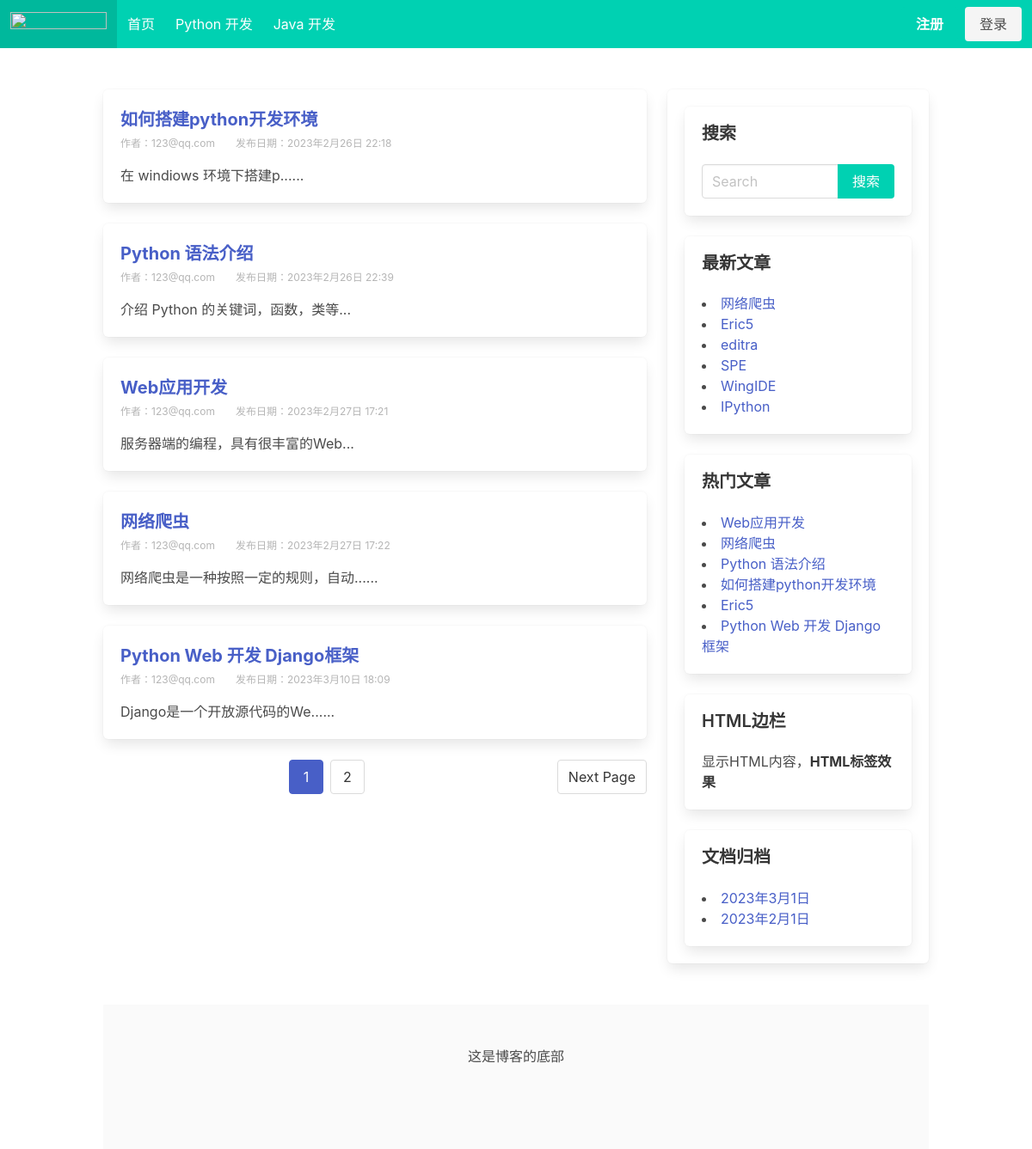
Page /category/1/ on the committed database.
### blog/models.py (models this page shows, shortened)
class Category(models.Model):
    name = models.CharField(max_length=32, verbose_name='分类名称')
    desc = models.TextField(max_length=200,blank=True,default='', verbose_name='分类描述')
    add_date = models.DateTimeField(auto_now_add=True, verbose_name='添加时间')
    pub_date = models.DateTimeField( auto_now=True, verbose_name='修改时间')
    class Meta:
        verbose_name = '博客分类'
        verbose_name_plural = verbose_name

class Post(models.Model):
    title = models.CharField(max_length=32, verbose_name='文章标题')
    desc = models.TextField(max_length=200,blank=True,default='', verbose_name='文章描述')
    content = models.TextField(verbose_name='文章详情')
    category = models.ForeignKey(Category, on_delete=models.CASCADE,verbose_name='分类')
    tags = models.ForeignKey(Tag, blank=True,null=True, on_delete=models.CASCADE,verbose_name='文章标签')
    owner = models.ForeignKey(User, on_delete=models.CASCADE,verbose_name='作者')
    is_hot = models.BooleanField(default=False, verbose_name='是否热门')
    pv = models.IntegerField(default=0, verbose_name='浏览量')
    add_date = models.DateTimeField(auto_now_add=True, verbose_name='添加时间')
    pub_date = models.DateTimeField( auto_now=True, verbose_name='修改时间')
    class Meta:
        verbose_name = '文章'
        verbose_name_plural = verbose_name

class Sidebar(models.Model):
    STATUS = (
        (1,'隐藏'),
        (2,'展示')
    )
    DISPLAY_TYPE = (
        (1,'搜索'),
        (2,'最新文章'),
        (3,'最热文章'),
        (4,'最近评论'),
        (5,'文章归档'),
        (6,'HTML'),
    )
    title = models.CharField(max_length=50,verbose_name="标题")
    display_type = models.PositiveIntegerField(default=1,choices=DISPLAY_TYPE, verbose_name="展示类型")
    content = models.CharField(max_length=500,blank=True,default='', verbose_name="内容", help_text="如果设置的不是 HTML 类型，可为空")
    sort = models.PositiveIntegerField(default=1, verbose_name="排序", help_text="序号越打越靠前")
    status = models.PositiveIntegerField(default=2,choices=STATUS ,verbose_name="状态")
    add_date = models.DateTimeField(auto_now_add=True,verbose_name="创建时间")
    class Meta:
        verbose_name = "侧边栏"
        verbose_name_plural = verbose_name
        ordering = ['-sort']
    @classmethod    #类方法装饰器，在这个就变成了类的一个方法，可以调用
    def get_sidebar(cls):
        return cls.objects.filter(status=2) # 查询所有允许展示的模块
    @property   #
    def get_content(self):
        if self.display_type == 1:  #搜索
            context = {
            }
            return render_to_string('blog/sidebar/search.html', context=context)
        elif self.display_type == 2:    #最新文章
            context = {
            }
            return render_to_string('blog/sidebar/new_post.html',context=context)
        elif self.display_type == 3:
            context = {
            }
            return render_to_string('blog/sidebar/hot_post.html',context=context)
        elif self.display_type == 4:
            context = {
            }
            return render_to_string('blog/sidebar/comment_post.html',context=context)
        elif self.display_type == 5:
            context = {
            }
            return render_to_string('blog/sidebar/archives_post.html',context=context)
        elif self.display_type == 6:
            return self.content

### blog/views.py (the view)
# urls.py: path('category/<int:category_id>/', views.category_list, name='category_list'),
def category_list(request,category_id):
    category = get_object_or_404(Category,id=category_id)
    posts = category.post_set.all()
    paginator = Paginator(posts,5)   #第二个参数2代表每页显示几条数据
    page_number = request.GET.get('page')   #page=1页码
    page_obj = paginator.get_page(page_number)
    context = {'category': category,'page_obj':page_obj}
    return render(request, 'blog/list.html',context)

### blog/templatetags/blog_category.py (called while the page is built)
@register.simple_tag
def get_category_list():
    return Category.objects.all()

@register.simple_tag
def get_sidebar_list():
    return Sidebar.get_sidebar()

@register.simple_tag
def get_new_post():
    return Post.objects.order_by('-pub_date')[:6]

@register.simple_tag
def get_hot_pv_post():
    return Post.objects.order_by('-pv')[:6]

@register.simple_tag
def get_archives():
    return Post.objects.dates('add_date', 'month', order='DESC')[:6]    #dates的查询方法，返回日期字段的对应年，月，日

### blog/templates/blog/list.html
{% extends 'blog/base.html' %}

### blog/templates/blog/base.html (shortened to what this page needs)
<!DOCTYPE html>
{% load static blog_category %}
<html lang="en">
<head>
    <link rel="stylesheet" href="{% static 'users/bulma.css' %}">
    <link rel="stylesheet" href="https://cdn.jsdelivr.net/npm/bulma@0.9.4/css/bulma.min.css">
</head>
<body>
    <nav class="navbar is-primary" role="navigation" aria-label="main navigation">
        <div class="navbar-brand">
          <a class="navbar-item" href="https://bulma.io">
            <img src="https://bulma.io/images/bulma-logo.png" width="112" height="28">
          </a>
        </div>
        <div id="navbarBasicExample" class="navbar-menu">
          <div class="navbar-start">
            {% block navbar-start %}
            <a class="navbar-item">
              首页
            </a>
            {% get_category_list as category_list %}
            {% for category in category_list %}
            <a class="navbar-item" href="{% url 'blog:category_list' category.id %}">
                {{ category.name }}
            </a>
            {% endfor %}
            {% endblock %}
          </div>
          <div class="navbar-end">
            {% block navbar-end %}
            <div class="navbar-item">
              {% if user.is_authenticated %}
                <div class="buttons">
                  <a class="button is-primary" href="{% url 'users:user_profile' %}" target="_blank">
                    <strong>{{ request.user.username }}</strong>
                  </a>
                  <a href="{% url 'users:logout' %}" class="button is-primary">退出</a>
                </div>
              {% else %}
              <div class="buttons">
                <a class="button is-primary" href="{% url 'users:register' %}" target="_blank">
                  <strong>注册</strong>
                </a>
                <a class="button is-light" href="{% url 'users:login' %}" target="_blank">
                  登录
                </a>
              </div>
              {% endif %}
            </div>
            {% endblock %}
          </div>
        </div>
    </nav>
    <section class="section">
      <div class="container">
          <div class="columns ">
              <div class="column is-8">
                {% block section %}
                  {% if page_obj %}
                    {% for post in page_obj %}
                        <div class="box">
                            <h1 class="is-size-5 has-text-weight-bold">
                                <a href="{% url 'blog:post_detail' post.id %}" >{{ post.title }}</a>
                            </h1>
                            <div class="is-size-7 has-text-grey-light pt-1 pb-1">
                                <span class="mr-5">作者：{{ post.owner }}</span><span>发布日期：{{ post.add_date }}</span>
                            </div>
                            <p class="mt-3">{{ post.desc|truncatechars:20 }}...</p>
                        </div>
                    {% endfor %}
                  {% else %}
                    <div class="box">
                      <p class="has-text-danger">文章不存在！</p>
                    </div>
                  {% endif %}
                  {% if page_obj %}
                  <nav class="pagination is-centered" role="navigation" aria-label="pagination">
                    {% if page_obj.has_next %}
                    <a class="pagination-next" href="?page={{ page_obj.next_page_number }}">Next Page</a>
                    {% endif %}
                    <ul class="pagination-list">
                      <li><a class="pagination-link is-current" aria-label="Page {{ page_obj.number }}" aria-current="page" href="?page={{ page_obj.number }}">{{ page_obj.number }}</a></li>
                      {% if page_obj.has_next %}
                      <li><a class="pagination-link" aria-label="Goto Page {{  page_obj.next_page_number }}" href="?page={{ page_obj.next_page_number }}">{{ page_obj.next_page_number }}</a></li>
                      {% endif %}
                    </ul>
                    {% endif %}
                  </nav>
                {% endblock %}
              </div>
              <div class="column is-4">
                {% block right %}
                    <div class="box">
                        {% get_sidebar_list as sidebar_list %}
                            {% for sidebar in sidebar_list %}
                                <div class="box">
                                    <h1 class="is-size-5 title">{{ sidebar.title }}</h1>
                                    <p>{{ sidebar.get_content|safe }}</p>
                                </div>
                            {% endfor %}
                    </div>
                {% endblock %}
              </div>
          </div>
      </div>
    </section>
{% block footer %}
    <footer class="footer container">
      <div class=" has-text-centered">
        这是博客的底部
      </div>
    </footer>
{% endblock %}
</body>
</html>

### blog/templates/blog/sidebar/search.html (shortened to what this page needs)
<form action="{% url 'blog:search' %}" method="get">
    <div class="field has-addons">
        <div class="control is-expanded" >
            <input type="search" class="input" name="keyword" placeholder="Search" value="{{ keyword }}">
        </div>
        <div class="control">
            <input type="submit" class="button is-primary" value="搜索">
        </div>
      </div>
</form>

### blog/templates/blog/sidebar/new_post.html
{% load blog_category %}
{% get_new_post as post_list %}
{% for post in post_list %}
    <ui>
        <li><a class="" href="{% url 'blog:post_detail' post.id %}">{{ post.title }}</a></li>
    </ui>
{% endfor %}

### blog/templates/blog/sidebar/hot_post.html
{% load blog_category %}
{% get_hot_pv_post as post_list %}
{% for post in post_list %}
    <ui>
        <li><a class="" href="{% url 'blog:post_detail' post.id %}">{{ post.title }}</a></li>
    </ui>
{% endfor %}

### blog/templates/blog/sidebar/archives_post.html
{% load blog_category %}
{% get_archives as archives_list %}
{% for archive in archives_list %}
<ui>
    <li><a class="" href="{% url 'blog:archives' archive.year archive.month %}">{{ archive }}</a></li>
</ui>
{% endfor %}

### rows in the picture
Category: name "Python 开发"
Category: name "Java 开发"
Post: title "如何搭建python开发环境", owner "123@qq.com", add_date "2023年2月26日 22:18", desc "在 windiows 环境下搭建p..."
Post: title "Python 语法介绍", owner "123@qq.com", add_date "2023年2月26日 22:39", desc "介绍 Python 的关键词，函数，类等"
Post: title "Web应用开发", owner "123@qq.com", add_date "2023年2月27日 17:21", desc "服务器端的编程，具有很丰富的Web"
Post: title "网络爬虫", owner "123@qq.com", add_date "2023年2月27日 17:22", desc "网络爬虫是一种按照一定的规则，自动..."
Post: title "Python Web 开发 Django框架", owner "123@qq.com", add_date "2023年3月10日 18:09", desc "Django是一个开放源代码的We..."
Sidebar: title "搜索"
Sidebar: title "最新文章"
Post: title "Eric5"
Post: title "editra"
Post: title "SPE"
Post: title "WingIDE"
Post: title "IPython"
Sidebar: title "热门文章"
Sidebar: title "HTML边栏", get_content "显示HTML内容， HTML标签效果"
Sidebar: title "文档归档", archives_list "2023年3月1日" "2023年2月1日"

### other values in the picture
{{ page_obj.number }} "1"
{{ page_obj.next_page_number }} "2"
